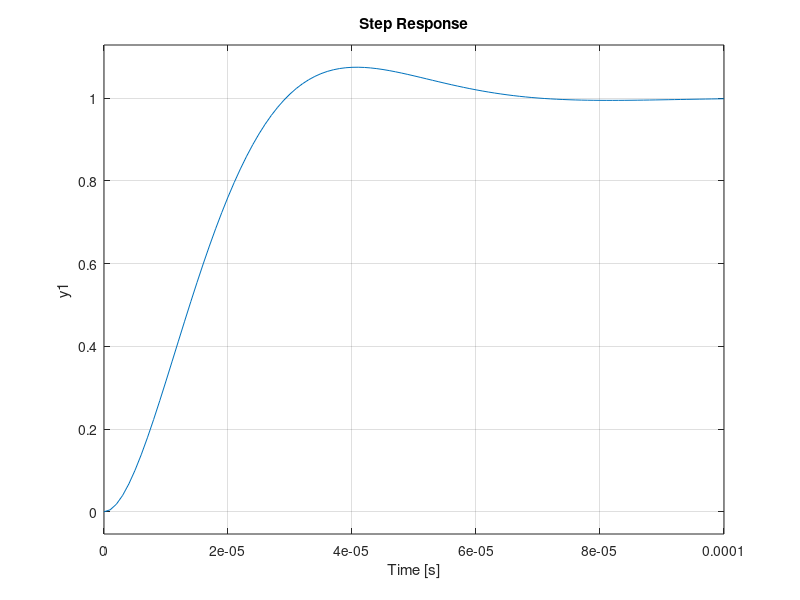

The MATLAB script that drew this image:
% Model equation: y(t) = V(t) * P(D) / Q(D)
% Plot the unit step response of the second order circuit system

% system parameters
L = 10 * 10^-3; % unit: H
C = 10 * 10^-9; % unit: F
R = 1.2 * 10^3; % unit: Ohms
Rcoil = 24; % unit: Ohms
Rgen = 50;  % unit: Ohms

% transfer function
Q = [L*C (R+Rcoil+Rgen)*C 1];
P = [1];
sys = tf(P, Q);

% characteristic value
p = roots(Q);

% plot the unit step response
step(sys);